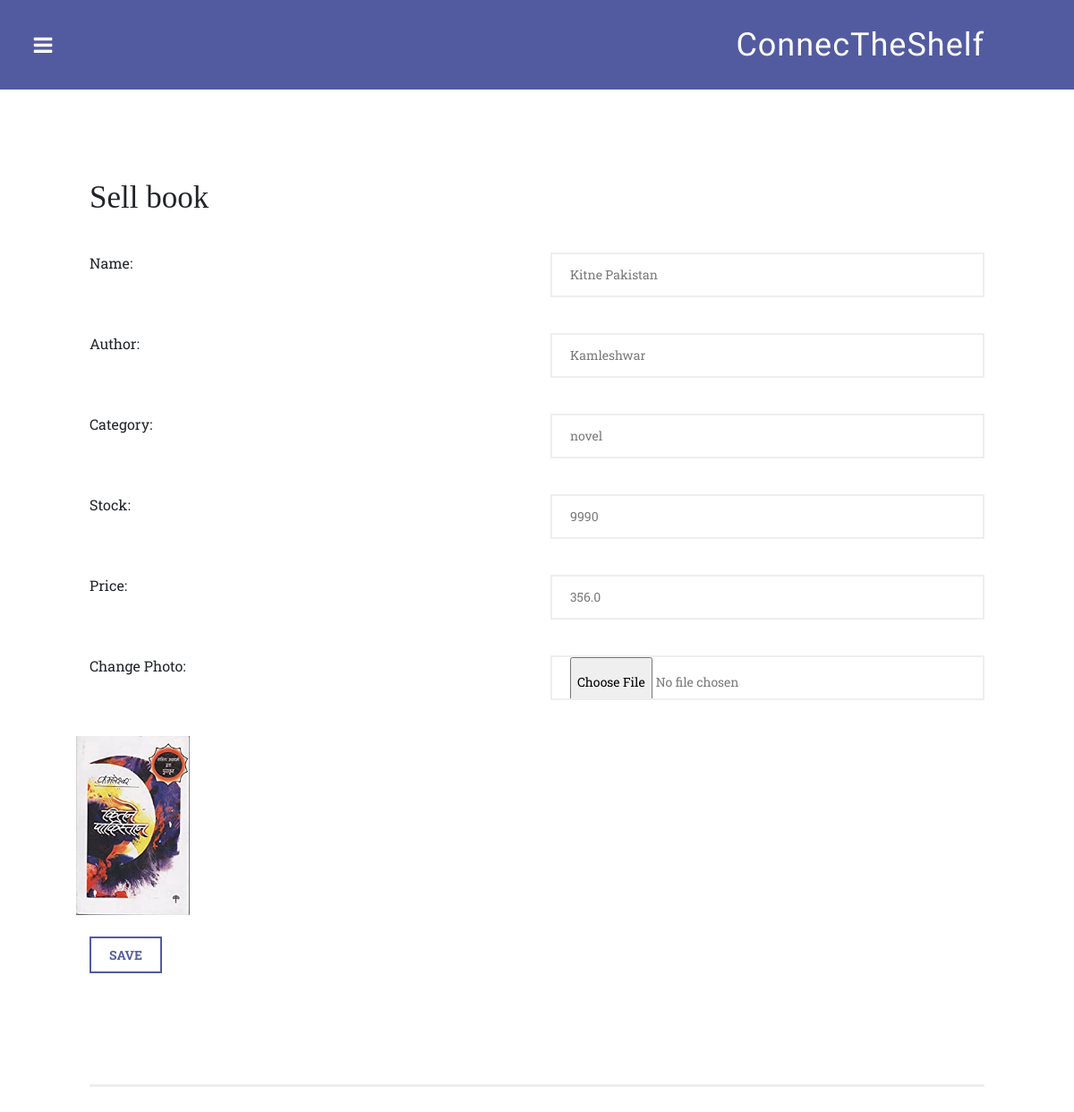
Before: /distributor/view/569 (signed in) with the older database file.
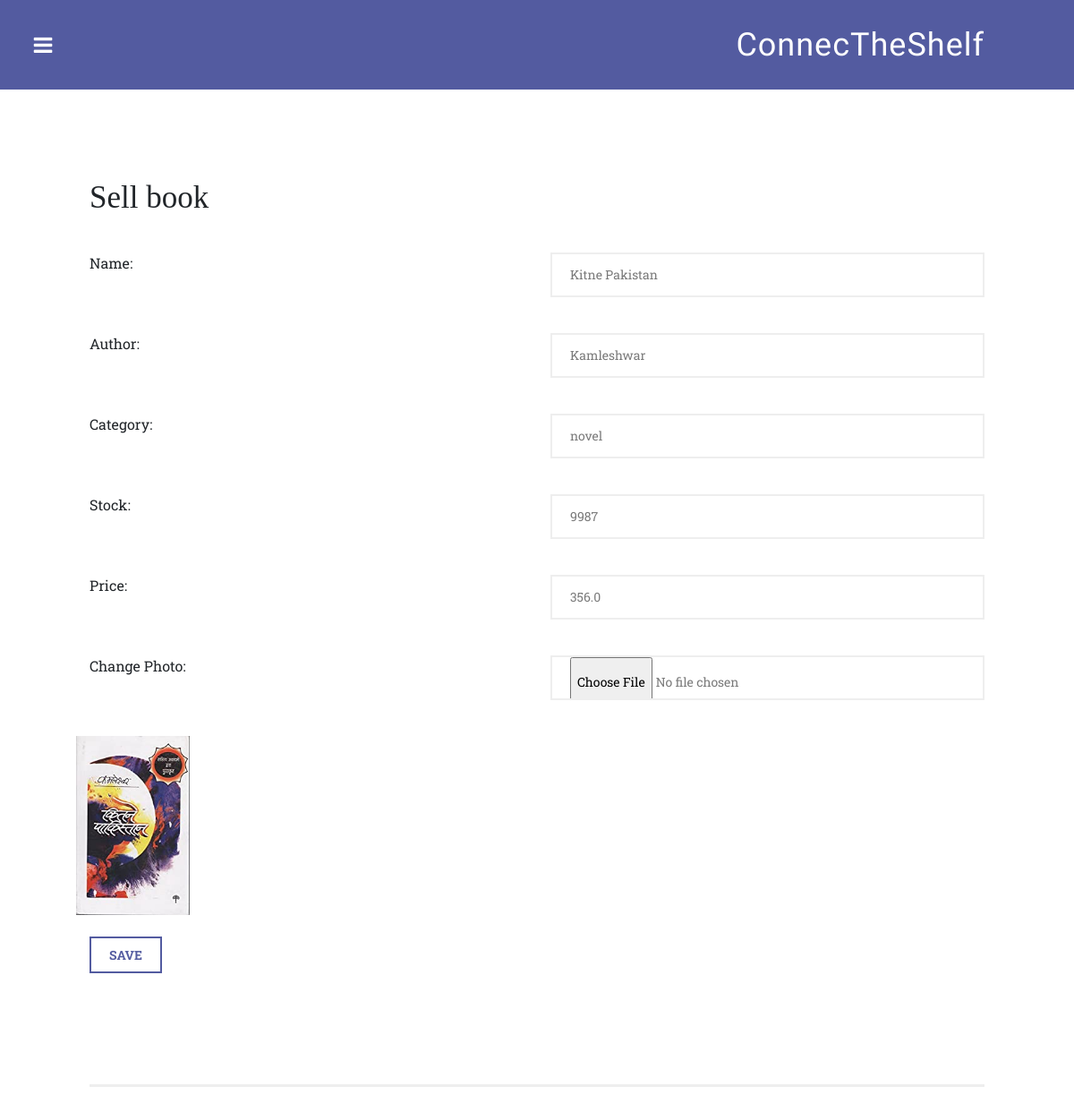
After: the same page with the newer database file.
### distributor/models.py (models this page shows, shortened)
class Book(models.Model):
    username=models.ForeignKey(Distributor,on_delete=models.CASCADE)
    name=models.CharField(max_length=50)
    author=models.CharField(max_length=50)
    photo=models.ImageField(upload_to='books')
    book_type=models.CharField(max_length=15)
    category=models.TextField()
    rating=models.FloatField(default=3)

class Buybook(models.Model):
    username=models.ForeignKey(Distributor,on_delete=models.CASCADE)
    name=models.CharField(max_length=50)
    stock=models.IntegerField()
    price=models.FloatField(default=0,null=True)

### distributor/views.py (the view)
# urls.py: path('view/<int:id>',views.viewbookbyname,name='distributor_view_book'),
def viewbookbyname(request,id):
    bk=Book.objects.filter(id=id).first()
    if(bk.book_type=='buy'):
        user = Distributor.objects.get(username=request.session['distributor'])
        bkb=Buybook.objects.filter(username=user,name=bk.name).first()
        params={'actions':actions,'bk':bk,'bkb':bkb,'type':'distributor'}
        return render(request,'distributor/buybook.html',params)

### templates/distributor/buybook.html (shortened to what this page needs)
{% extends 'base.html' %} {% block body %}
<section class="forms">
    <div class="container-fluid">
        <div class="row">
            <div class="col-md-12">
                <div class="section-heading">
                    <h1>Sell book</h1>
                </div>
                <form id="contact" action="/distributor/editbook" method="POST" enctype="multipart/form-data">
                    <div class="row">
                        <div class="col-md-6">
                            <fieldset>
                                <label>Name:</label>
                            </fieldset>
                        </div>
                        <div class="col-md-6">
                            <fieldset>
                                <input type="text" class="form-control" name="name" placeholder="Name..." required="" value='{{bk.name}}'>
                            </fieldset>
                        </div>
                        <div class="col-md-6">
                            <fieldset>
                                <label for="author">Author:</label>
                            </fieldset>
                        </div>
                        <div class="col-md-6">
                            <fieldset>
                                <input name="author" type="text" class="form-control" placeholder="Author..." required="" value='{{bk.author}}'>
                            </fieldset>
                        </div>
                        <div class="col-md-6">
                            <fieldset>
                                <label for="category">Category:</label>
                            </fieldset>
                        </div>
                        <div class="col-md-6">
                            <fieldset>
                                <input name="category" type="text" class="form-control" placeholder="Category..." required="" value='{{bk.category}}'>
                            </fieldset>
                        </div>
                        <div class="col-md-6">
                            <fieldset>
                                <label>Stock:</label>
                            </fieldset>
                        </div>
                        <div class="col-md-6">
                            <fieldset>
                                <input type="number" class="form-control" placeholder="Stock..." value='{{bkb.stock}}' name="stock" required>
                            </fieldset>
                        </div>
                        <div class="col-md-6">
                            <fieldset>
                                <label>Price:</label>
                            </fieldset>
                        </div>
                        <div class="col-md-6">
                            <fieldset>
                                <input type="number" name="price" class="form-control" placeholder="Price..." required="" value={{bkb.price}}>
                            </fieldset>
                        </div>
                        <div class="col-md-6">
                            <fieldset>
                                <label for="photo">Change Photo:</label>
                            </fieldset>
                        </div>
                        <div class="col-md-6">
                            <fieldset>
                                <input type='file' name='photo'>
                            </fieldset>
                        </div>
                        <div>
                            <fieldset>
                                <img src="/media/{{bk.photo}} " alt=" " height="200px ">
                            </fieldset>
                        </div>
                        <div class="col-md-12 my-4">
                            <button type="submit " id="form-submit " class="button ">Save</button>
                        </div>
                    </div>
                </form>
            </div>
        </div>
    </div>
</section>
{% endblock %}

### templates/base.html (shortened to what this page needs)
<!DOCTYPE html>
<html lang="en">
<head>
    <link href="/static/vendor/bootstrap/css/bootstrap.min.css" rel="stylesheet">
    <link rel="stylesheet" href="/static/assets/css/fontawesome.css">
    <link rel="stylesheet" href="/static/assets/css/templatemo-style.css">
    <link rel="stylesheet" href="/static/assets/css/owl.css"> {% block style %} {% endblock %}
</head>
<body class="is-preload">
    <div id="wrapper">
        <div id="main">
            <div class="inner">
                <header id="header">
                    <div class="logo">
                        <a href="/">ConnecTheShelf</a>
                    </div>
                </header>
                {% block body %} {% endblock %}
            </div>
        </div>
    </div>
</body>
</body>
</html>

### static/assets/css/templatemo-style.css (style rules this page uses)
body { font-family: 'Roboto Slab', sans-serif; }
input, select, textarea { outline: none; }
img { width: 100%; overflow: hidden; }
.primary-button a, button { font-size: 14px; font-weight: 700; text-transform: uppercase; background-color: transparent; display: inline-block; padding: 8px 20px; color: #535ba0; border: 2px solid #535ba0; transition: all 0.5s; }
section { border-bottom: 3px solid #eee; padding-bottom: 100px; }
#wrapper { display: -moz-flex; display: -webkit-flex; display: -ms-flex; display: flex; -moz-flex-direction: row-reverse; -webkit-flex-direction: row-reverse; -ms-flex-direction: row-reverse; flex-direction: row-reverse; min-height: 100vh; }
#main { -moz-flex-grow: 1; -webkit-flex-grow: 1; -ms-flex-grow: 1; flex-grow: 1; -moz-flex-shrink: 1; -webkit-flex-shrink: 1; -ms-flex-shrink: 1; flex-shrink: 1; width: 100%; }
#main>.inner { padding: 100px; }
section.forms { margin-top: 90px; }
section.forms .container-fluid { padding-left: 0px; padding-right: 0px; }
.forms input, .forms select { font-size: 14px; color: #7a7a7a; width: 100%; height: 50px; border-radius: 0px; border: 2px solid #eee; outline: none; padding-left: 20px; line-height: 50px; margin-bottom: 40px; }
.section-heading h1 { margin-top: 0px; font-size: 35px; font-family: 'Playfair Display', serif; margin-bottom: 40px; }
#header { display: -moz-flex; display: -webkit-flex; display: -ms-flex; display: flex; position: relative; background-color: #535ba0; margin: -100px -100px 100px -100px; }
#header .logo { text-align: right; display: inline-block; width: 100%; height: 100px; line-height: 100px; font-family: 'Lobster', cursive; }
#header .logo a { font-size: 36px; letter-spacing: 1px; color: #fff; margin-right: 100px; font-family: 'Lobster', cursive; }

Changed rows visible on the page:
changed Buybook: stock "9990" → "9987"
